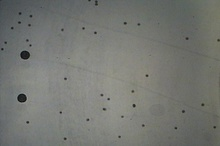
%> input picture Research/Archives/ShapeDetection/ShapeDetection/particlesColor.jpg, 220 x 146 px, shrunk from 693 x 460 before the run
$ octave findShapesTest.m   (GNU Octave 9; MATLAB toolbox functions it lacks are replaced by stand-ins)
%> lines starting %> are read from the running program, lines starting %| are printed output that depends on the picture; in (x1, y1, x2, y2) boxes, pixels count from 0 and x2, y2 are one past the last pixel; in counts of white or black regions, pixels touching at a corner belong together; the program's own positions count from 1
### Research/Archives/ShapeDetection/ShapeDetection/findShapes.m
function shapeList = findShapes(bwimg)
% Finds areas and centroids of arbitrary shapes in a binary image.
% PARAMETERS: bwimg - binary image
% OUTPUT: rows of (x,y,area)

    rows = size(bwimg,1);
    cols = size(bwimg,2);

    bwimg2 = zeros(rows+2,cols+2);
    bwimg2(2:(rows+1),2:(cols+1)) = bwimg;

    pointConsidered = zeros(rows,cols); % has the particular pixel been considered?

    objectCount = 0;        % number of objects
    objectArea = [];        % numbers of pixels in each obejct
    objectCentroid = [];    % location of centroid of each object
    objectPixels = [];     % list of pixels of each object


    for ii = 1:1:rows
        for jj = 1:1:cols


            if ((bwimg(ii,jj) == 1) && (pointConsidered(ii,jj) == 0))

                pointConsidered(ii,jj) = 1;
                objectCount = objectCount + 1;
                objectArea(objectCount) = 1;
                objectPixels(objectCount,1,1) = ii;
                objectPixels(objectCount,1,2) = jj;

                objectCentroid(objectCount,1) = ii;
                objectCentroid(objectCount,2) = jj;
                pxi = 1;
                oi = 1;

                while (pxi <= oi)

                    ai = objectPixels(objectCount,pxi,1);
                    bi = objectPixels(objectCount,pxi,2);

                    for pp = -1:1
                        for qq = -1:1
                            if ((bwimg2(ai+pp+1,bi+qq+1) == 1) && (pointConsidered(ai+pp,bi+qq) == 0))
                                objectArea(objectCount) = objectArea(objectCount) + 1;
                                oi = objectArea(objectCount);
                                objectPixels(objectCount,oi,1) = ai+pp;
                                objectPixels(objectCount,oi,2) = bi+qq;

                                objectCentroid(objectCount,1) = (objectCentroid(objectCount,1)*(oi-1) + (ai+pp))/oi;
                                objectCentroid(objectCount,2) = (objectCentroid(objectCount,2)*(oi-1) + (bi+qq))/oi;

                                pointConsidered(ai+pp,bi+qq) = 1;
                            end
                        end
                    end


                    pxi = pxi + 1;
                end
            end

            pointConsidered(ii,jj) = 1;
        end
    end


    shapeList = zeros(objectCount, 3);

    for obji = 1:1:objectCount
        shapeList(obji,1) = objectCentroid(obji,2);
        shapeList(obji,2) = objectCentroid(obji,1);
        shapeList(obji,3) = objectArea(obji);
    end
end

### Research/Archives/ShapeDetection/ShapeDetection/findShapesTest.m
% Test findShapes function

clear all;

img = imread('./particlesColor.jpg');
%> img is the input picture: size 146x220x3 uint8; mean R, G, B 116.9, 118.9, 114

% Convert to binary.
bwimg = im2bw(255-img,0.7);
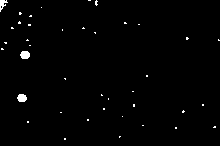
%> bwimg: size 146x220 logical; 1% white; 40 white regions (37 under 20 px), largest, box (x1, y1, x2, y2) and area: (20, 51, 30, 59) 66, (17, 94, 27, 102) 64, (0, 0, 8, 12) 48

figure(1)
imshow(bwimg);

% Find shapes (white shapes on black)
shape_data = findShapes(bwimg) % displays a list of (x,y,area) for each object.
%> in findShapes, `bwimg2(2:(rows+1),2:(cols+1)) = bwimg;`:
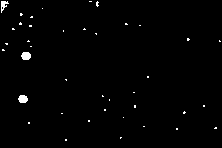
%> bwimg2: size 148x222 double; values 0 (black) and 1 (white), 1% white; 40 white regions (37 under 20 px), largest, box (x1, y1, x2, y2) and area: (21, 52, 31, 60) 66, (18, 95, 28, 103) 64, (1, 1, 9, 13) 48
%> after the loop in findShapes, `for ii = 1:1:rows`: pointConsidered: size 146x220 double; every value is 1
%> after the loop in findShapes, `for ii = 1:1:rows`: ai = 140; bi = 66; objectArea = 40 values, max 66 at index 21, min 1 at index 4, mean 8.22; objectCentroid = 40 rows, first 12: [4.75 3.25; 1 90; 3.5 96.83; 8 42; 14 20.71; 16.6 31.2; 23.29 20; 23.6 125.8; 25.5 30; 25 139.5; 28.6 12.8; 28.75 84]; objectCount = 40; oi = 4; pxi = 5
%> the loop in findShapes, `for obji = 1:1:objectCount` made 40 passes
%> after the loop in findShapes, `for obji = 1:1:objectCount`: shapeList = 40 rows, first 12: [3.25 4.75 48; 90 1 3; 96.83 3.5 12; 42 8 1; 20.71 14 7; 31.2 16.6 5; 20 23.29 7; 125.8 23.6 5; 30 25.5 6; 139.5 25 2; 12.8 28.6 5; 84 28.75 4]
%> shape_data has the same summary as shapeList in findShapes

figure(2)
imshow(img);
hold on
plot(shape_data(:,1), shape_data(:,2), 'x');
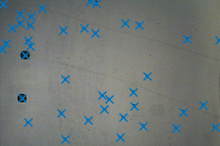
%> figure redrawn from the program's plot data
hold off
